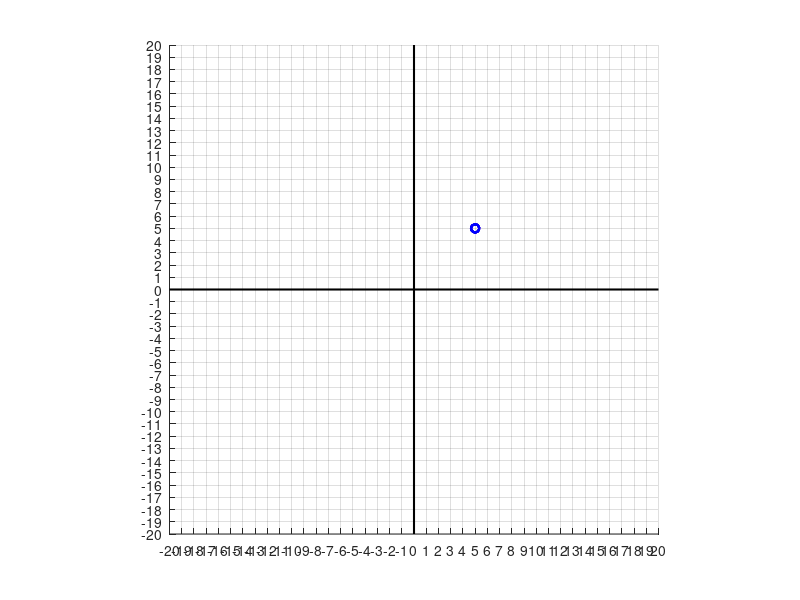

This figure's MATLAB source:
%AUTHOR ANTU
close all;
clear all;
clc;

left_corner_x = input('lower left corner x');
left_corner_y = input('lower left corner y');

right_corner_x = input('upper right corner x');
right_corner_y = input('upper right corner y');

fprintf('Enter first x co-ordinate')
x1 = input('');
fprintf('Enter first y co-ordinate')
y1 = input('');

fprintf('Enter first x co-ordinate')
x2 = input('');
fprintf('Enter first y co-ordinate')
y2 = input('');

if(x1 >= left_corner_x && y1>=left_corner_y && x2<=right_corner_x && y2<=right_corner_y)
    fprintf('visible')
else
    %for first point
    if(y1 - right_corner_y > 0)
        bi1=1;
    else
        bi1=0;
    end
    
    if(left_corner_y - y1> 0)
        bi2=1;
    else
        bi2=0;
    end
    
    if(x1 - right_corner_x> 0)
        bi3=1;
    else
        bi3=0;
    end
    
    if(left_corner_x - x1> 0)
        bi4=1;
    else
        bi4=0;
    end
    
    %for second point
    if(y2 - right_corner_y > 0)
        byt1=1;
    else
        byt1=0;
    end
    
    if(left_corner_y - y2> 0)
        byt2=1;
    else
        byt2=0;
    end
    
    if(x2 - right_corner_x> 0)
        byt3=1;
    else
        byt3=0;
    end
    
    if(left_corner_x - x2> 0)
        byt4=1;
    else
        byt4=0;
    end
    
    a = bitand(bi1,byt1) ;
    b = bitand(bi2,byt2) ;
    c = bitand(bi3,byt3) ;
    d = bitand(bi4,byt4) ;

    if(a==1 || b==1 ||c==1 ||d==1)
        fprintf('not visible')
    else
        fprintf('clipping candidate')
    end
end


set(gca,'xtick',-20:1:20);
set(gca,'ytick',-20:1:20);
line([-20 20],[0 0],'LineWidth',1.5,'Color','black');
line([0 0],[-20 20],'LineWidth',1.5,'Color','black');
axis equal;
grid on;
hold on;
axis([-20 20 -20 20]);


nx1 = [left_corner_x,left_corner_x];
ny1 = [left_corner_y,right_corner_y];
plot(nx1,ny1,'b','linewidth',1.5,'marker','O','MarkerEdgeColor','red');
hold on;

nx2 = [left_corner_x,right_corner_x];
ny2 = [right_corner_y,right_corner_y];
plot(nx2,ny2,'b','linewidth',1.5,'marker','O','MarkerEdgeColor','blue');
hold on;

nx3 = [right_corner_x,right_corner_x];
ny3 = [right_corner_y,left_corner_y];
plot(nx3,ny3,'b','linewidth',1.5,'marker','O','MarkerEdgeColor','blue');
hold on;

nx4 = [right_corner_x,left_corner_x];
ny4 = [left_corner_y,left_corner_y];
plot(nx4,ny4,'b','linewidth',1.5,'marker','O','MarkerEdgeColor','blue');
hold on;

nx5 = [x1,x2];
ny5 = [y1,y2];
plot(nx5,ny5,'b','linewidth',1.5,'marker','O','MarkerEdgeColor','blue');
hold on;
